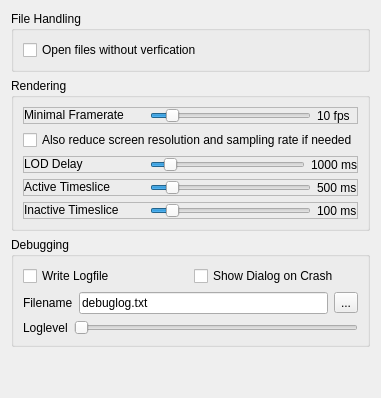
     <widget class="QWidget" name="tabPerformance">
      <attribute name="title">
       <string>Performance</string>
      </attribute>
      <layout class="QVBoxLayout" name="verticalLayout_5">
       <item>
        <widget class="QGroupBox" name="groupBox_3">
         <property name="title">
          <string>File Handling</string>
         </property>
         <layout class="QVBoxLayout" name="verticalLayout_6">
          <item>
           <widget class="QCheckBox" name="checkBoxQuickload">
            <property name="text">
             <string>Open files without verfication</string>
            </property>
           </widget>
          </item>
         </layout>
        </widget>
       </item>
       <item>
        <widget class="QGroupBox" name="groupBox_4">
         <property name="title">
          <string>Rendering</string>
         </property>
         <layout class="QVBoxLayout" name="verticalLayout_7">
          <item>
           <widget class="QFrame" name="frame_4">
            <property name="frameShape">
             <enum>QFrame::StyledPanel</enum>
            </property>
            <property name="frameShadow">
             <enum>QFrame::Raised</enum>
            </property>
            <layout class="QHBoxLayout" name="horizontalLayout_3">
             <property name="margin">
              <number>0</number>
             </property>
             <item>
              <widget class="QLabel" name="label_MinFrameRate">
               <property name="sizePolicy">
                <sizepolicy hsizetype="Fixed" vsizetype="Fixed">
                 <horstretch>0</horstretch>
                 <verstretch>0</verstretch>
                </sizepolicy>
               </property>
               <property name="minimumSize">
                <size>
                 <width>120</width>
                 <height>0</height>
                </size>
               </property>
               <property name="text">
                <string>Minimal Framerate</string>
               </property>
              </widget>
             </item>
             <item>
              <widget class="QSlider" name="horizontalSlider_MinFramerate">
               <property name="minimum">
                <number>0</number>
               </property>
               <property name="maximum">
                <number>100</number>
               </property>
               <property name="value">
                <number>10</number>
               </property>
               <property name="orientation">
                <enum>Qt::Horizontal</enum>
               </property>
              </widget>
             </item>
             <item>
              <widget class="QLabel" name="label_MinFrameRateDisplay">
               <property name="sizePolicy">
                <sizepolicy hsizetype="Fixed" vsizetype="Preferred">
                 <horstretch>0</horstretch>
                 <verstretch>0</verstretch>
                </sizepolicy>
               </property>
               <property name="minimumSize">
                <size>
                 <width>40</width>
                 <height>0</height>
                </size>
               </property>
               <property name="text">
                <string>10 fps</string>
               </property>
              </widget>
             </item>
            </layout>
           </widget>
          </item>
          <item>
           <widget class="QCheckBox" name="checkBox_useAllMeans">
            <property name="text">
             <string>Also reduce screen resolution and sampling rate if needed</string>
            </property>
           </widget>
          </item>
          <item>
           <widget class="QFrame" name="frame_5">
            <property name="frameShape">
             <enum>QFrame::StyledPanel</enum>
            </property>
            <property name="frameShadow">
             <enum>QFrame::Raised</enum>
            </property>
            <layout class="QHBoxLayout" name="horizontalLayout_5">
             <property name="margin">
              <number>0</number>
             </property>
             <item>
              <widget class="QLabel" name="label_LODDelay">
               <property name="sizePolicy">
                <sizepolicy hsizetype="Preferred" vsizetype="Fixed">
                 <horstretch>0</horstretch>
                 <verstretch>0</verstretch>
                </sizepolicy>
               </property>
               <property name="minimumSize">
                <size>
                 <width>120</width>
                 <height>0</height>
                </size>
               </property>
               <property name="text">
                <string>LOD Delay</string>
               </property>
              </widget>
             </item>
             <item>
              <widget class="QSlider" name="horizontalSlider_LODDelay">
               <property name="minimum">
                <number>100</number>
               </property>
               <property name="maximum">
                <number>10000</number>
               </property>
               <property name="value">
                <number>1000</number>
               </property>
               <property name="orientation">
                <enum>Qt::Horizontal</enum>
               </property>
              </widget>
             </item>
             <item>
              <widget class="QLabel" name="label_LODDelayDisplay">
               <property name="sizePolicy">
                <sizepolicy hsizetype="Fixed" vsizetype="Preferred">
                 <horstretch>0</horstretch>
                 <verstretch>0</verstretch>
                </sizepolicy>
               </property>
               <property name="minimumSize">
                <size>
                 <width>40</width>
                 <height>0</height>
                </size>
               </property>
               <property name="text">
                <string>1000 ms</string>
               </property>
              </widget>
             </item>
            </layout>
           </widget>
          </item>
          <item>
           <widget class="QFrame" name="frame_2">
            <property name="frameShape">
             <enum>QFrame::StyledPanel</enum>
            </property>
            <property name="frameShadow">
             <enum>QFrame::Raised</enum>
            </property>
            <layout class="QHBoxLayout" name="horizontalLayout_2">
             <property name="margin">
              <number>0</number>
             </property>
             <item>
              <widget class="QLabel" name="label_ActTS">
               <property name="sizePolicy">
                <sizepolicy hsizetype="Fixed" vsizetype="Fixed">
                 <horstretch>0</horstretch>
                 <verstretch>0</verstretch>
                </sizepolicy>
               </property>
               <property name="minimumSize">
                <size>
                 <width>120</width>
                 <height>0</height>
                </size>
               </property>
               <property name="text">
                <string>Active Timeslice</string>
               </property>
              </widget>
             </item>
             <item>
              <widget class="QSlider" name="horizontalSlider_ActTS">
               <property name="maximum">
                <number>5000</number>
               </property>
               <property name="pageStep">
                <number>10</number>
               </property>
               <property name="value">
                <number>500</number>
               </property>
               <property name="orientation">
                <enum>Qt::Horizontal</enum>
               </property>
              </widget>
             </item>
             <item>
              <widget class="QLabel" name="label_ActTSDisplay">
               <property name="sizePolicy">
                <sizepolicy hsizetype="Fixed" vsizetype="Preferred">
                 <horstretch>0</horstretch>
                 <verstretch>0</verstretch>
                </sizepolicy>
               </property>
               <property name="minimumSize">
                <size>
                 <width>40</width>
                 <height>0</height>
                </size>
               </property>
               <property name="text">
                <string>500 ms</string>
               </property>
              </widget>
             </item>
            </layout>
           </widget>
          </item>
          <item>
           <widget class="QFrame" name="frame_3">
            <property name="frameShape">
             <enum>QFrame::StyledPanel</enum>
            </property>
            <property name="frameShadow">
             <enum>QFrame::Raised</enum>
            </property>
            <layout class="QHBoxLayout" name="horizontalLayout_4">
             <property name="margin">
              <number>0</number>
             </property>
             <item>
              <widget class="QLabel" name="label_InactTS">
               <property name="sizePolicy">
                <sizepolicy hsizetype="Fixed" vsizetype="Fixed">
                 <horstretch>0</horstretch>
                 <verstretch>0</verstretch>
                </sizepolicy>
               </property>
               <property name="minimumSize">
                <size>
                 <width>120</width>
                 <height>0</height>
                </size>
               </property>
               <property name="text">
                <string>Inactive Timeslice</string>
               </property>
              </widget>
             </item>
             <item>
              <widget class="QSlider" name="horizontalSlider_InactTS">
               <property name="maximum">
                <number>5000</number>
               </property>
               <property name="pageStep">
                <number>10</number>
               </property>
               <property name="value">
                <number>500</number>
               </property>
               <property name="orientation">
                <enum>Qt::Horizontal</enum>
               </property>
              </widget>
             </item>
             <item>
              <widget class="QLabel" name="label_InactTSDisplay">
               <property name="sizePolicy">
                <sizepolicy hsizetype="Fixed" vsizetype="Preferred">
                 <horstretch>0</horstretch>
                 <verstretch>0</verstretch>
                </sizepolicy>
               </property>
               <property name="minimumSize">
                <size>
                 <width>40</width>
                 <height>0</height>
                </size>
               </property>
               <property name="text">
                <string>100 ms</string>
               </property>
              </widget>
             </item>
            </layout>
           </widget>
          </item>
         </layout>
        </widget>
       </item>
       <item>
        <widget class="QGroupBox" name="Debugging">
         <property name="title">
          <string>Debugging</string>
         </property>
         <layout class="QVBoxLayout" name="verticalLayout_10">
          <item>
           <widget class="QFrame" name="frame_9">
            <property name="frameShape">
             <enum>QFrame::NoFrame</enum>
            </property>
            <property name="frameShadow">
             <enum>QFrame::Raised</enum>
            </property>
            <property name="lineWidth">
             <number>0</number>
            </property>
            <layout class="QHBoxLayout" name="horizontalLayout_11">
             <property name="margin">
              <number>0</number>
             </property>
             <item>
              <widget class="QCheckBox" name="checkBox_WriteLogfile">
               <property name="text">
                <string>Write Logfile</string>
               </property>
              </widget>
             </item>
             <item>
              <widget class="QCheckBox" name="checkBox_ShowCrashDialog">
               <property name="text">
                <string>Show Dialog on Crash</string>
               </property>
              </widget>
             </item>
            </layout>
           </widget>
          </item>
          <item>
           <widget class="QFrame" name="frame_7">
            <property name="frameShape">
             <enum>QFrame::NoFrame</enum>
            </property>
            <property name="frameShadow">
             <enum>QFrame::Raised</enum>
            </property>
            <property name="lineWidth">
             <number>0</number>
            </property>
            <layout class="QHBoxLayout" name="horizontalLayout_6">
             <property name="margin">
              <number>0</number>
             </property>
             <item>
              <widget class="QLabel" name="label_Filename">
               <property name="text">
                <string>Filename</string>
               </property>
              </widget>
             </item>
             <item>
              <widget class="QLineEdit" name="lineEdit_filename">
               <property name="text">
                <string>debuglog.txt</string>
               </property>
               <property name="readOnly">
                <bool>true</bool>
               </property>
              </widget>
             </item>
             <item>
              <widget class="QToolButton" name="toolButton">
               <property name="text">
                <string>...</string>
               </property>
              </widget>
             </item>
            </layout>
           </widget>
          </item>
          <item>
           <widget class="QFrame" name="frame_8">
            <property name="frameShape">
             <enum>QFrame::NoFrame</enum>
            </property>
            <property name="frameShadow">
             <enum>QFrame::Raised</enum>
            </property>
            <property name="lineWidth">
             <number>0</number>
            </property>
            <layout class="QHBoxLayout" name="horizontalLayout_10">
             <property name="margin">
              <number>0</number>
             </property>
             <item>
              <widget class="QLabel" name="label_4">
               <property name="text">
                <string>Loglevel</string>
               </property>
              </widget>
             </item>
             <item>
              <widget class="QSlider" name="horizontalSlider_loglevel">
               <property name="maximum">
                <number>2</number>
               </property>
               <property name="orientation">
                <enum>Qt::Horizontal</enum>
               </property>
              </widget>
             </item>
            </layout>
           </widget>
          </item>
         </layout>
        </widget>
       </item>
       <item>
        <spacer name="verticalSpacer_3">
         <property name="orientation">
          <enum>Qt::Vertical</enum>
         </property>
         <property name="sizeHint" stdset="0">
          <size>
           <width>20</width>
           <height>40</height>
          </size>
         </property>
        </spacer>
       </item>
      </layout>
     </widget>
